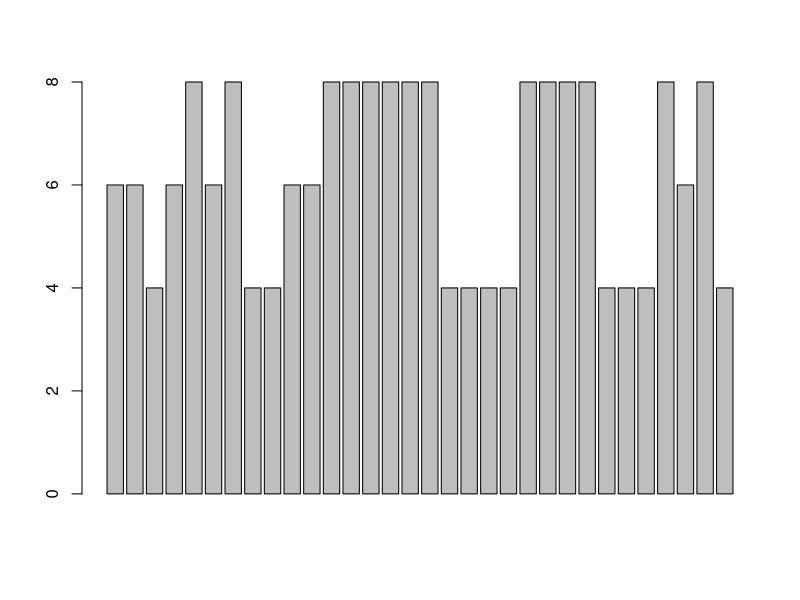
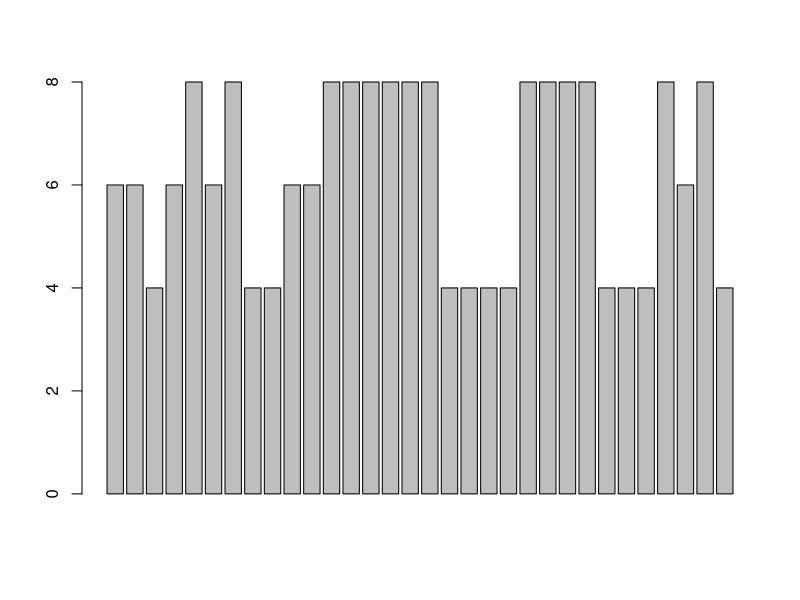
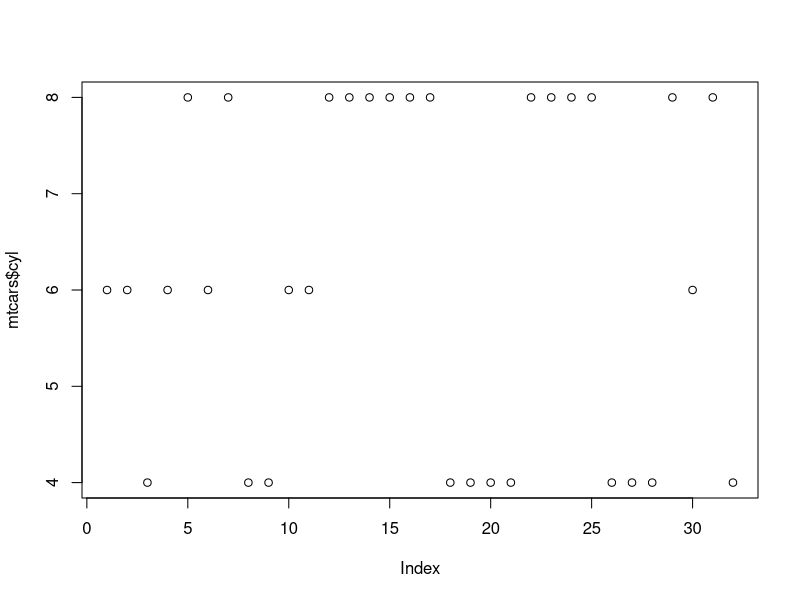
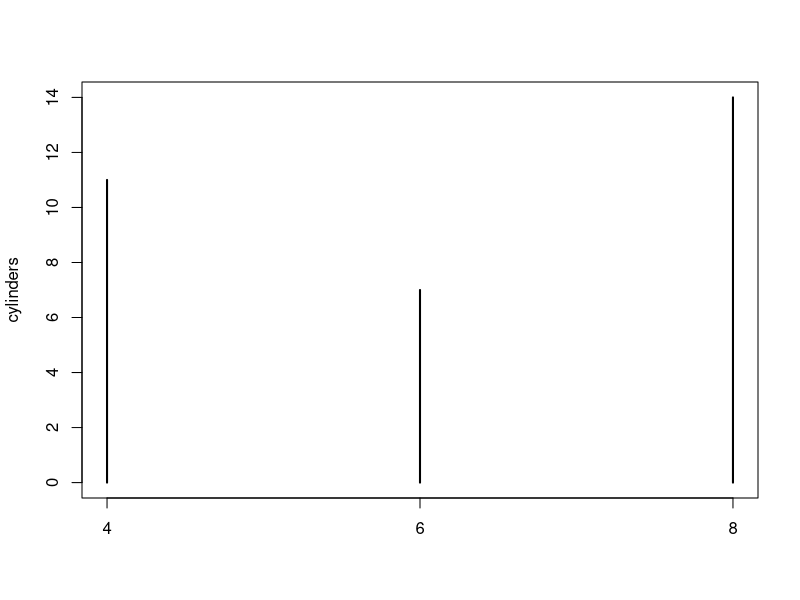
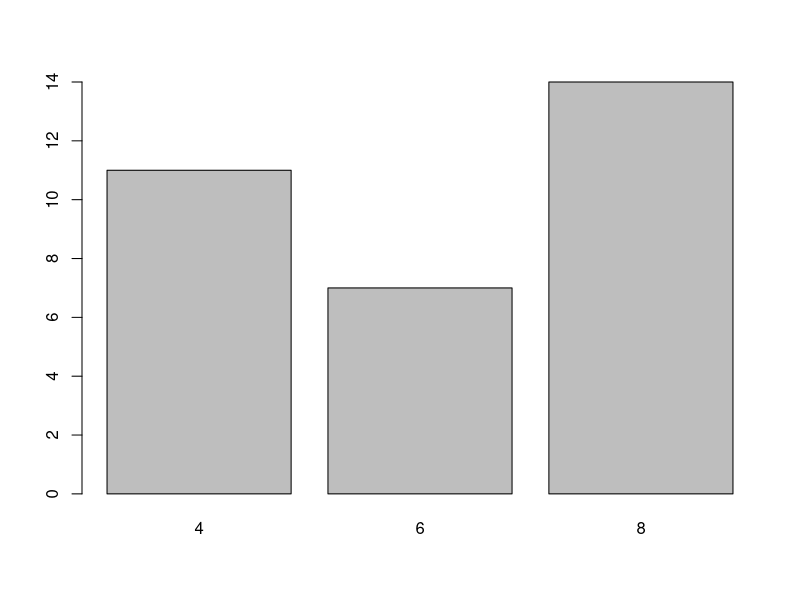

The R source for these figures, in order:
############################################
#File: barchart                    
#Course: Rprograming Tutorial FreeCodeCamp
#Chatper: n.a
#Section: barchart
#Author: tinbqt 
#Date: 2016-05-24
############################################

?mtcars

###bar chart
head(mtcars)

barplot(mtcars$cyl)
cylinders <-  table(mtcars$cyl) #create the table
barplot(mtcars$cyl)
plot(mtcars$cyl) #random chart chreate the randomly of is radomly
plot(cylinders) #default X-y plot bar
barplot(cylinders)
